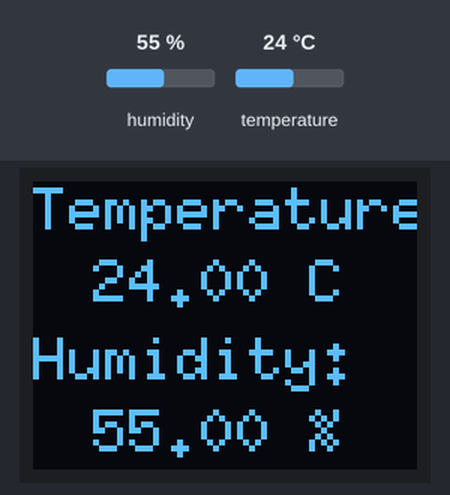
A sketch run on a simulated ESP32-C3. Shown: 64×48 one-colour display. The test bench sets the inputs (shaded band); at power-on: humidity 55 %, temperature 24 °C. What the sketch prints to the serial monitor is not drawn.

Above: at 5.8 s.
5.9 s: humidity set to 22 %
At 9.4 s:
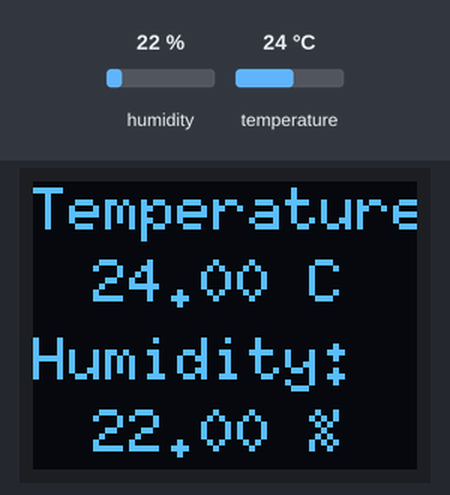
10.2 s: temperature set to 12 °C
At 11.7 s:
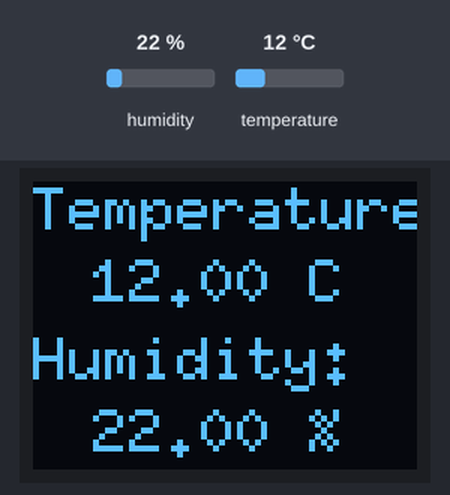
14.5 s: humidity set to 40 %
At 17.5 s:
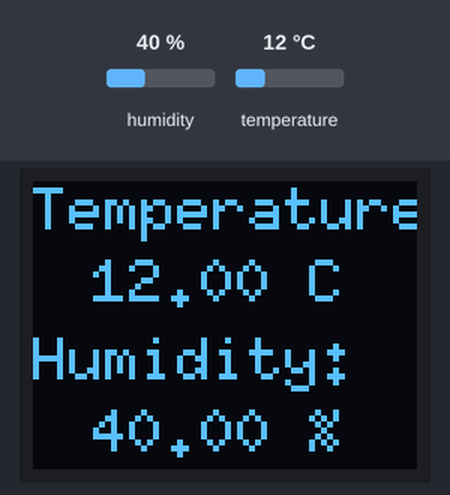
18.8 s: temperature set to 19 °C
At 21.0 s:
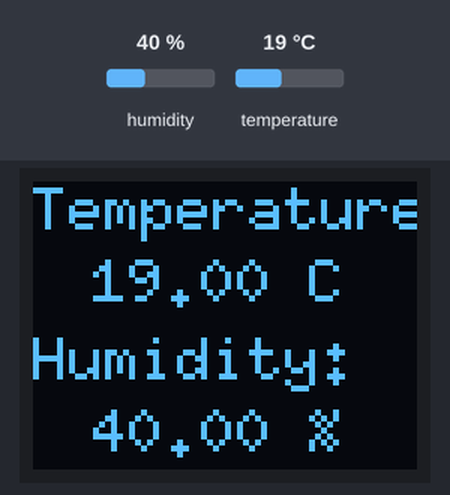
Timing chart, 0 to 22.5 s (numbered marks = the images above; inputs shaded):
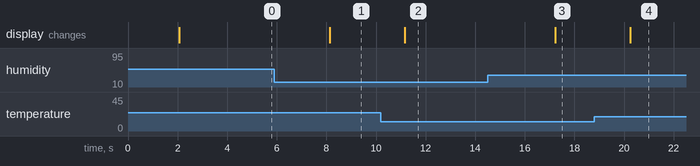

The sketch:

DHT11_ESP32_0.66-OLED_cloudfree.ino
```cpp
#include "DHT.h"  // DHT Library
#include <Wire.h>
#include <U8g2lib.h>  // Include the U8g2 library for OLED display

// Define the resolution of your 0.66" OLED (64x48)
#define SCREEN_WIDTH 64
#define SCREEN_HEIGHT 48

// Setup U8g2 library with D1 (SCL) and D2 (SDA) pins for SSD1306 OLED
U8G2_SSD1306_64X48_ER_F_SW_I2C u8g2(U8G2_R0, /* clock=*/22, /* data=*/21, /* reset=*/U8X8_PIN_NONE);

// Pin to which the DHT11 sensor is connected. On D1 Mini, use D4.
const int DHTPIN = 16;

// Specify the type of DHT sensor being used.
#define DHTTYPE DHT11

// Initialize the sensor with the pin and type.
DHT dht(DHTPIN, DHTTYPE);

void setup() {
  Serial.begin(9600);  // Begin serial communication at 9600 Baud.
  Wire.begin();

  u8g2.begin();  // Initialize OLED display
  dht.begin();   // Initialize DHT sensor
}

void loop() {
  // The DHT11 sensor provides a new reading every 2 seconds,
  // so there's no need to constantly loop in the program.
  delay(2000);

  // Read humidity value.
  float humidity = dht.readHumidity();
  // Read temperature in Celsius.
  float temperatureC = dht.readTemperature();

  // Check if the values were read successfully.
  if (isnan(humidity) || isnan(temperatureC)) {
    Serial.println("Error reading data from DHT11 sensor.");
    return;
  }

  u8g2.clearBuffer();  // Clear the display buffer

  // Set font and display values on OLED for a 0.66" 64x48 screen
  u8g2.setFont(u8g2_font_6x10_tf);  // Use 6x10 font

  // Display Temperature in Celsius
  u8g2.setCursor(0, 8);     // Set cursor position for temperature
  u8g2.print("Temperature: ");      // Display label
  u8g2.setCursor(10, 20);     // Set cursor position for temperature
  u8g2.print(temperatureC);  // Display temperature
  u8g2.print(" C");

  // Display Humidity
  u8g2.setCursor(0, 33);  // Set cursor position for humidity
  u8g2.print("Humidity: ");    // Display label
    u8g2.setCursor(10, 45);  // Set cursor position for humidity
  u8g2.print(humidity);   // Display humidity
  u8g2.print(" %");

  u8g2.sendBuffer();  // Send the display buffer to the OLED

  // Print the values to Serial Monitor as well
  Serial.print("Temperature: ");
  Serial.print(temperatureC);
  Serial.println(" C");

  Serial.print("Humidity: ");
  Serial.print(humidity);
  Serial.println(" %");

  delay(1000);  // Update every 2 seconds
}
```

Measured:
- after the input at 5.9 s, the display: changes after 2.2 s (image 1)
- after the input at 10.2 s, the display: changes after 0.96 s (image 2)
- after the input at 14.5 s, the display: changes after 2.7 s (image 3)
- after the input at 18.8 s, the display: changes after 1.5 s (image 4)
